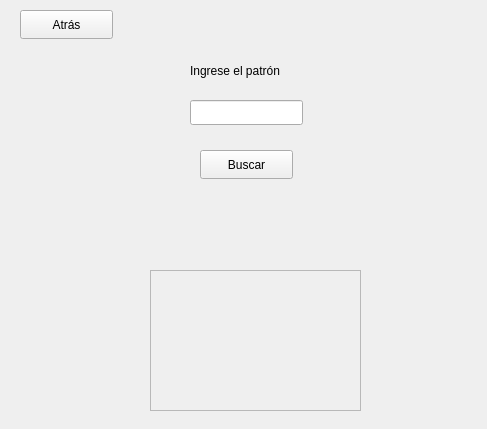
<?xml version="1.0" encoding="UTF-8"?>
<ui version="4.0">
 <class>busquedaContieneEmisor</class>
 <widget class="QWidget" name="busquedaContieneEmisor">
  <property name="geometry">
   <rect>
    <x>0</x>
    <y>0</y>
    <width>487</width>
    <height>429</height>
   </rect>
  </property>
  <property name="windowTitle">
   <string>Form</string>
  </property>
  <widget class="QPushButton" name="btn_atras">
   <property name="geometry">
    <rect>
     <x>20</x>
     <y>10</y>
     <width>93</width>
     <height>29</height>
    </rect>
   </property>
   <property name="text">
    <string>Atrás</string>
   </property>
  </widget>
  <widget class="QPushButton" name="btn_buscar">
   <property name="geometry">
    <rect>
     <x>200</x>
     <y>150</y>
     <width>93</width>
     <height>29</height>
    </rect>
   </property>
   <property name="text">
    <string>Buscar</string>
   </property>
  </widget>
  <widget class="QLabel" name="label">
   <property name="geometry">
    <rect>
     <x>190</x>
     <y>60</y>
     <width>121</width>
     <height>21</height>
    </rect>
   </property>
   <property name="text">
    <string>Ingrese el patrón</string>
   </property>
  </widget>
  <widget class="QLineEdit" name="patron">
   <property name="geometry">
    <rect>
     <x>190</x>
     <y>100</y>
     <width>113</width>
     <height>25</height>
    </rect>
   </property>
  </widget>
  <widget class="QLabel" name="aviso">
   <property name="geometry">
    <rect>
     <x>160</x>
     <y>210</y>
     <width>171</width>
     <height>41</height>
    </rect>
   </property>
   <property name="text">
    <string/>
   </property>
  </widget>
  <widget class="QScrollArea" name="scrollArea">
   <property name="geometry">
    <rect>
     <x>150</x>
     <y>270</y>
     <width>211</width>
     <height>141</height>
    </rect>
   </property>
   <property name="widgetResizable">
    <bool>true</bool>
   </property>
   <widget class="QWidget" name="scrollAreaWidgetContents">
    <property name="geometry">
     <rect>
      <x>0</x>
      <y>0</y>
      <width>209</width>
      <height>139</height>
     </rect>
    </property>
   </widget>
  </widget>
 </widget>
 <resources/>
 <connections/>
</ui>
